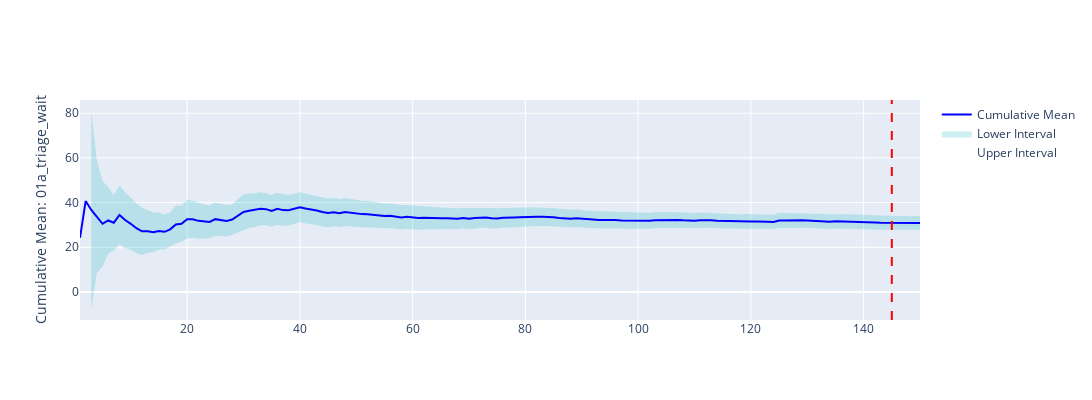

Notebook code for this chart:
### Markdown cell above
## Visualise results

You can plot how the confidence interval narrows as you add more runs using the `plotly_confidence_interval_method` function.

### Code cell
plotly_confidence_interval_method(
    n_reps=confint_result[0],
    conf_ints=confint_result[1],
    metric_name="01a_triage_wait"
)

### Figure 1 — Plotly figure (JSON) as saved in the notebook; plotly's stock layout.template omitted (floating-point values rounded to 4 significant figures; data arrays with more than 128 entries replaced by an {"elided": "..."} marker saying what was removed)
{"data": [{"hoverinfo": "x+y+name+text", "line": {"width": 0}, "mode": "lines", "name": "Upper Interval", "text": {"elided": "150 str values"}, "type": "scatter", "x": {"elided": "150 int values"}, "y": {"elided": "150 float values"}}, {"fill": "tonexty", "fillcolor": "rgba(0,176,185,0.2)", "hoverinfo": "x+y+name+text", "line": {"width": 0}, "mode": "lines", "name": "Lower Interval", "text": {"elided": "150 str values"}, "type": "scatter", "x": {"elided": "150 int values"}, "y": {"elided": "150 float values"}}, {"hoverinfo": "x+y+name", "line": {"color": "blue", "width": 2}, "name": "Cumulative Mean", "type": "scatter", "x": {"elided": "150 int values"}, "y": {"elided": "150 float values"}}], "layout": {"height": 400, "hovermode": "x unified", "shapes": [{"line": {"color": "red", "dash": "dash"}, "type": "line", "x0": 145, "x1": 145, "y0": 0, "y1": 1, "yref": "paper"}], "showlegend": true, "width": 1200, "yaxis": {"title": {"text": "Cumulative Mean: 01a_triage_wait"}}}}
